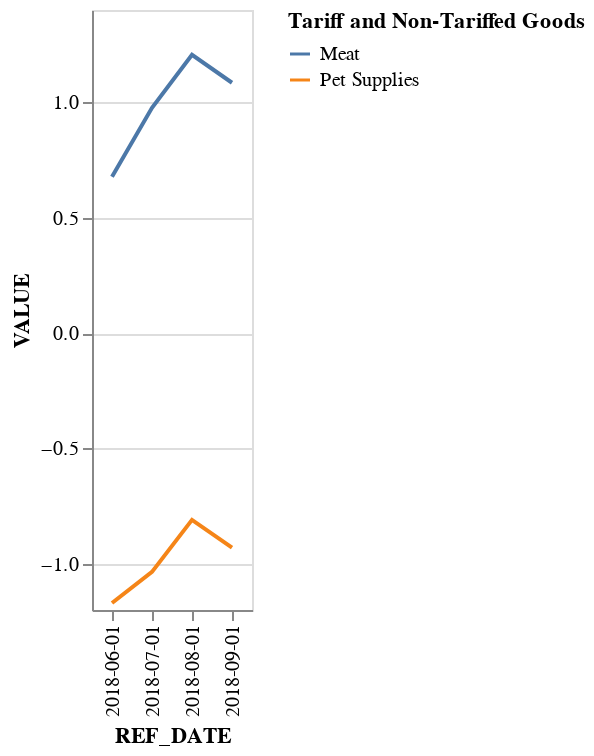

Notebook cell for this chart:
### Code cell
plot_for_parallel_trends(grocery_dataframe_groupby, '2018-06-01', '2018-09-01', 'Meat', 'Pet Supplies')

### Figure 1 — Vega-Lite specification as saved in the notebook (floating-point values rounded to 4 significant figures)
{"config": {"view": {"continuousWidth": 300, "continuousHeight": 300}}, "data": {"name": "data-7c334149946f9828800b011fc1212860"}, "mark": {"type": "line"}, "encoding": {"color": {"field": "Category", "legend": {"title": "Tariff and Non-Tariffed Goods"}, "type": "nominal"}, "x": {"field": "REF_DATE", "type": "nominal"}, "y": {"field": "VALUE", "type": "quantitative"}}, "$schema": "https://vega.github.io/schema/vega-lite/v5.20.1.json", "datasets": {"data-7c334149946f9828800b011fc1212860": [{"REF_DATE": "2018-06-01", "Category": "Meat", "VALUE": 0.6771}, {"REF_DATE": "2018-06-01", "Category": "Pet Supplies", "VALUE": -1.17}, {"REF_DATE": "2018-07-01", "Category": "Meat", "VALUE": 0.976}, {"REF_DATE": "2018-07-01", "Category": "Pet Supplies", "VALUE": -1.035}, {"REF_DATE": "2018-08-01", "Category": "Meat", "VALUE": 1.206}, {"REF_DATE": "2018-08-01", "Category": "Pet Supplies", "VALUE": -0.8094}, {"REF_DATE": "2018-09-01", "Category": "Meat", "VALUE": 1.085}, {"REF_DATE": "2018-09-01", "Category": "Pet Supplies", "VALUE": -0.9296}]}}
